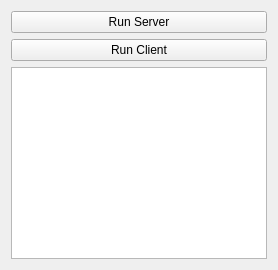
<?xml version="1.0" encoding="UTF-8"?>
<ui version="4.0">
 <class>AppWindow</class>
 <widget class="QWidget" name="AppWindow">
  <property name="windowTitle">
   <string>DH Key Pair Application</string>
  </property>
  <layout class="QVBoxLayout" name="verticalLayout">
   <item>
    <widget class="QPushButton" name="run_server_button">
     <property name="text">
      <string>Run Server</string>
     </property>
    </widget>
   </item>
   <item>
    <widget class="QPushButton" name="run_client_button">
     <property name="text">
      <string>Run Client</string>
     </property>
    </widget>
   </item>
   <item>
    <widget class="QTextEdit" name="output_display"/>
   </item>
  </layout>
 </widget>
 <resources/>
 <connections/>
</ui>
